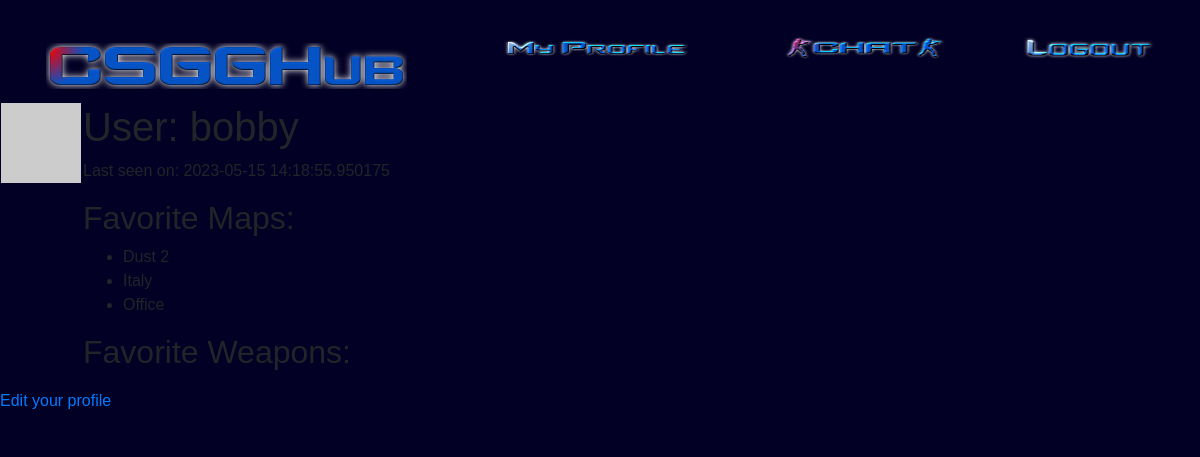
The app's page /profile (signed in), older data.
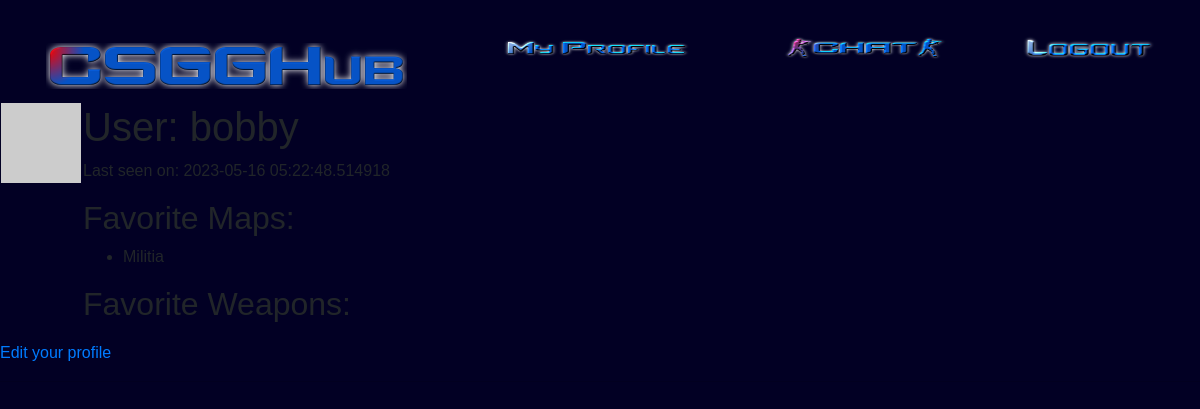
The same page, newer data.
### app/models.py (models this page shows, shortened)
class User(UserMixin, db.Model):
    id = db.Column(db.Integer, primary_key=True)
    username = db.Column(db.String(64), index=True, unique=True)
    email = db.Column(db.String(120), index=True, unique=True)
    password_hash = db.Column(db.String(128))
    rank_id = db.Column(db.Integer, db.ForeignKey('rank.id'))
    private = db.Column(db.Boolean, default=False)
    chat = db.relationship('Chat', backref='author', lazy='dynamic')
    created_rooms = db.relationship('ChatRoom', backref='creator', lazy='dynamic')
    fav_weapons = db.relationship('FavWeapon', backref='user', lazy='dynamic')
    fav_maps = db.relationship('FavMap', backref='user', lazy='dynamic')
    about_me = db.Column(db.String(300))
    last_seen = db.Column(db.DateTime, default=datetime.utcnow)
    def avatar(self, size):
        digest = md5(self.email.lower().encode('utf-8')).hexdigest()
        return 'https://www.gravatar.com/avatar/{}?d=identicon&s={}'.format(
            digest, size)

class FavMap(db.Model):
    id = db.Column(db.Integer, primary_key=True)
    user_id = db.Column(db.Integer, db.ForeignKey('user.id'))
    map_id = db.Column(db.Integer, db.ForeignKey('map.id'))

class Map(db.Model):
    id = db.Column(db.Integer, primary_key=True)
    map_name = db.Column(db.String(64), unique=True)
    map_about = db.Column(db.String(500))
    users = db.relationship('FavMap', backref='map', lazy='dynamic')

### app/routes.py (the view)
@app.route('/profile')
@login_required
def profile():
    user = {'username': 'Miguel'}
    posts = [
    {
    'author': {'username': 'John'},
    'body': 'Beautiful day in Portland!'
    },
    {
    'author': {'username': 'Susan'},
    'body': 'The Avengers movie was so cool!'
    }
    ]
    fav_weapons = FavWeapon.query.filter_by(user_id=current_user.id).all()
    return render_template("profile.html", title='My Profile', posts=posts)

### app/models.py (called while the page is built)
@login.user_loader
def load_user(id):
    return User.query.get(int(id))

### app/routes.py (called while the page is built)
@app.before_request
def before_request():
    if current_user.is_authenticated:
        current_user.last_seen = datetime.utcnow()
        db.session.commit()

### app/templates/profile.html (shortened to what this page needs)
{% extends "base.html" %}
{% block content %}
    <table>
        <tr valign="top">
            <td><img src="{{ current_user.avatar(128) }}"></td>
            <td>
                <h1>User: {{ current_user.username }}</h1>
                {% if current_user.last_seen %}
                    <p>Last seen on: {{ current_user.last_seen }}</p>
                {% endif %}
                {% if current_user.fav_maps %}
                    <h2>Favorite Maps:</h2>
                    <ul>
                        {% for fav_map in current_user.fav_maps %}
                            <li>{{ fav_map.map.map_name }}</li>
                        {% endfor %}
                    </ul>
                {% endif %}
                {% if current_user.fav_weapons %}
                    <h2>Favorite Weapons:</h2>
                {% endif %}
            </td>
        </tr>
    </table>
    {% if current_user == current_user %}
        <p><a href="{{ url_for('edit_profile') }}">Edit your profile</a></p>
    {% endif %}
    <hr>
{% endblock %}

### app/templates/base.html (shortened to what this page needs)
<!DOCTYPE html>
<html lang="en">
<head>
    <link rel="stylesheet" href="https://cdn.jsdelivr.net/npm/bootstrap@4.3.1/dist/css/bootstrap.min.css">
    <link rel="stylesheet" href="../static/style.css">
</head>
<body>
    <div>
        <header>
            <nav class="navbar navbar-expand-sm  navigation ">
                {% if current_user.is_anonymous %}
                <a class="navbar-brand" href="{{ url_for('homePage') }}"><img class="logo" src="../static/LogoNav.png" alt="CSSGLogo"></a>
                {% else %}
                <a class="navbar-brand" href="{{ url_for('homePage') }}"><img class="logo" src="../static/Logo2Nav.png" alt="CSSGLogo"></a>
                {% endif %}
                <div class="collapse navbar-collapse pos" >
                    <ul class="navbar-nav">
                        {% if current_user.is_anonymous %}
                        <!-- <li >
                            <a class="col-6"  href="{{ url_for('homePage') }}"><img  src="../static/WelcomeNav.png" alt="Welcome"></span></a>
                        </li> -->
                        <li >
                            <a class="col-6 "  href="{{ url_for('login') }}"><img class="navicons" src="../static/LoginNav.png" alt="Login"></a>
                        </li>
                        <li>
                            <a class="col-6" href="{{ url_for('register') }}"><img class="navicons" src="../static/RegisterNav.png" alt="Register"></a>
                        </li>
                        {% else %}
                        <li>
                            <a class="col-6" href="{{ url_for('profile') }}"><img class="navicons" src="../static/ProfileNav.png" alt="My Profile"></span></a>
                        </li>
                        <li>
                            <a class="col-6" href="{{ url_for('chat') }}"><img class="navicons" src="../static/ChatNav.png" alt="Chat"></a>
                        </li>
                        <li>
                            <a class="col-6" href="{{ url_for('logout') }}"><img class="navicons" src="../static/LogoutNav.png" alt="Logout"></a>
                        </li>
                        {% endif %}
                    </ul>
                </div>
                </nav>
        </header>
    </div>
    {% block content%}
    {% endblock %}
</body>
</html>

### app/static/style.css (style rules this page uses)
.navigation { margin-top: 30px; margin-left: 30px; }
* { font-family: Arial, Helvetica, sans-serif; }
body { background-color: rgb(2, 0, 36); background-color: linear-gradient(90deg, rgba(2, 0, 36, 1) 0%, rgba(9, 9, 121, 1) 35%, rgba(0, 212, 255, 1) 100%); }
.logo { width: 50%; }
.navicons { width: 70%; height: 60%; }
.pos { position: absolute; top: 5px; right: 0; }

Row changes from the older to the newer data that the page shows:
no longer on this page (row edited): FavMap: map.map_name "Dust 2"
no longer on this page (row edited): FavMap: map.map_name "Italy"
no longer on this page (row edited): FavMap: map.map_name "Office"
changed User "bobby": last_seen "2023-05-15 14:18:55.950175" → "2023-05-16 05:22:48.514918"
added FavMap: map.map_name "Militia"
